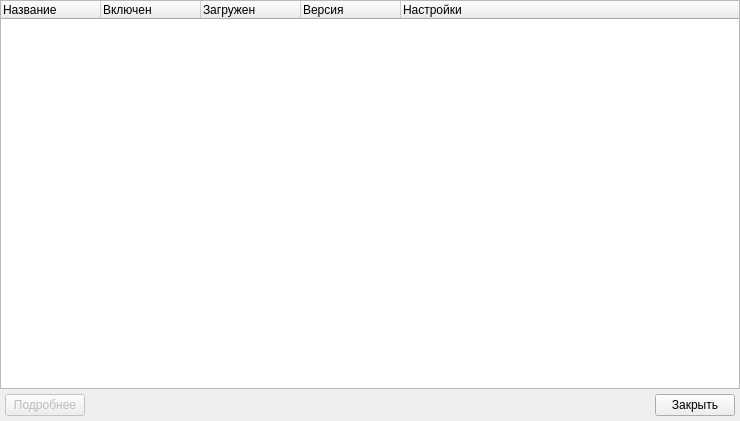
<?xml version="1.0" encoding="UTF-8"?>
<ui version="4.0">
 <class>PluginInfoView</class>
 <widget class="QDialog" name="PluginInfoView">
  <property name="geometry">
   <rect>
    <x>0</x>
    <y>0</y>
    <width>740</width>
    <height>421</height>
   </rect>
  </property>
  <property name="windowTitle">
   <string>Список плагинов</string>
  </property>
  <layout class="QVBoxLayout" name="verticalLayout">
   <property name="spacing">
    <number>0</number>
   </property>
   <property name="leftMargin">
    <number>0</number>
   </property>
   <property name="topMargin">
    <number>0</number>
   </property>
   <property name="rightMargin">
    <number>0</number>
   </property>
   <property name="bottomMargin">
    <number>0</number>
   </property>
   <item>
    <widget class="QTreeWidget" name="pluginTreeWidget">
     <property name="alternatingRowColors">
      <bool>true</bool>
     </property>
     <property name="iconSize">
      <size>
       <width>24</width>
       <height>24</height>
      </size>
     </property>
     <property name="animated">
      <bool>true</bool>
     </property>
     <column>
      <property name="text">
       <string>Название</string>
      </property>
     </column>
     <column>
      <property name="text">
       <string>Включен</string>
      </property>
     </column>
     <column>
      <property name="text">
       <string>Загружен</string>
      </property>
     </column>
     <column>
      <property name="text">
       <string>Версия</string>
      </property>
     </column>
     <column>
      <property name="text">
       <string>Настройки</string>
      </property>
     </column>
    </widget>
   </item>
   <item>
    <layout class="QHBoxLayout" name="horizontalLayout">
     <property name="leftMargin">
      <number>5</number>
     </property>
     <property name="topMargin">
      <number>5</number>
     </property>
     <property name="rightMargin">
      <number>5</number>
     </property>
     <property name="bottomMargin">
      <number>5</number>
     </property>
     <item>
      <widget class="QPushButton" name="detailsButton">
       <property name="enabled">
        <bool>false</bool>
       </property>
       <property name="text">
        <string>Подробнее</string>
       </property>
      </widget>
     </item>
     <item>
      <spacer name="horizontalSpacer">
       <property name="orientation">
        <enum>Qt::Horizontal</enum>
       </property>
       <property name="sizeHint" stdset="0">
        <size>
         <width>40</width>
         <height>20</height>
        </size>
       </property>
      </spacer>
     </item>
     <item>
      <widget class="QPushButton" name="closeButton">
       <property name="toolTip">
        <string>Закрыть</string>
       </property>
       <property name="statusTip">
        <string>Закрыть</string>
       </property>
       <property name="whatsThis">
        <string>Закрыть</string>
       </property>
       <property name="text">
        <string>Закрыть</string>
       </property>
      </widget>
     </item>
    </layout>
   </item>
  </layout>
 </widget>
 <resources/>
 <connections/>
</ui>
